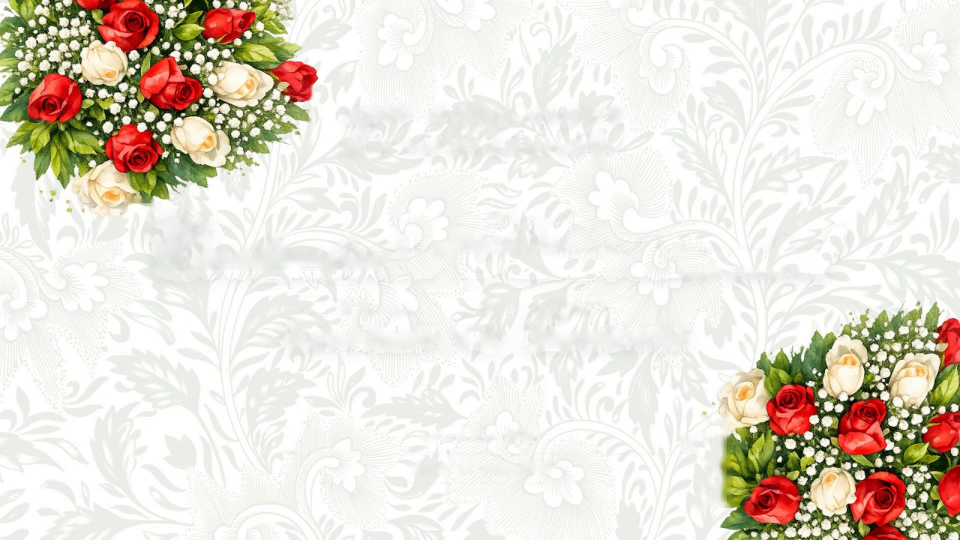
#> input picture projects/casamento-comunitario-15-08/cards/plate.png, 1920 x 1080 px (shown at 1/2 size)
$ python recolor_flowers.py
#> lines starting #> are read from the running program, lines starting #| are printed output that depends on the picture; after the words box and inside, x2 and y2 are one past the last pixel; in counts of white or black regions, pixels touching at a corner belong together
"""Troca as rosas vermelhas da placa floral por rosa e azul (as brancas ficam): cada rosa vermelha
(componente conexo de pixels vermelhos) vira rosa ou azul alternadamente, mantendo luz e sombra."""

from collections import deque
from pathlib import Path

import numpy as np
from PIL import Image

D = Path(__file__).parent
PINK_HUE, PINK_SAT = 335 / 360, 0.55
BLUE_HUE, BLUE_SAT = 215 / 360, 0.60


def rgb_to_hsv(rgb):
    r, g, b = rgb[..., 0], rgb[..., 1], rgb[..., 2]
    mx, mn = rgb.max(axis=2), rgb.min(axis=2)
    d = mx - mn + 1e-9
    h = np.where(mx == r, ((g - b) / d) % 6, np.where(mx == g, (b - r) / d + 2, (r - g) / d + 4)) / 6
    s = np.where(mx > 0, (mx - mn) / (mx + 1e-9), 0)
    return h, s, mx


def hsv_to_rgb(h, s, v):
    i = np.floor(h * 6).astype(int) % 6
    f = h * 6 - np.floor(h * 6)
    p, q, t = v * (1 - s), v * (1 - s * f), v * (1 - s * (1 - f))
    table = [(v, t, p), (q, v, p), (p, v, t), (p, q, v), (t, p, v), (v, p, q)]
    out = np.zeros(h.shape + (3,), dtype=np.float32)
    for k, (rr, gg, bb) in enumerate(table):
        m = i == k
        out[m] = np.stack([rr[m], gg[m], bb[m]], axis=1)
    return out


def label_components(mask):
    """Rótulos de componentes conexos (8 vizinhos) numa máscara pequena, por busca em largura."""
    h, w = mask.shape
    labels = np.zeros((h, w), dtype=np.int32)
    current = 0
    for y0 in range(h):
        for x0 in range(w):
            if not mask[y0, x0] or labels[y0, x0]:
                continue
            current += 1
            labels[y0, x0] = current
            queue = deque([(y0, x0)])
            while queue:
                y, x = queue.popleft()
                for dy in (-1, 0, 1):
                    for dx in (-1, 0, 1):
                        ny, nx = y + dy, x + dx
                        if 0 <= ny < h and 0 <= nx < w and mask[ny, nx] and not labels[ny, nx]:
                            labels[ny, nx] = current
                            queue.append((ny, nx))
    return labels, current


img = np.asarray(Image.open(D / "plate.png").convert("RGB")).astype(np.float32) / 255
h, s, v = rgb_to_hsv(img)
red = ((h < 0.06) | (h > 0.92)) & (s > 0.18) & (v > 0.12)  # inclui a borda desbotada das rosas
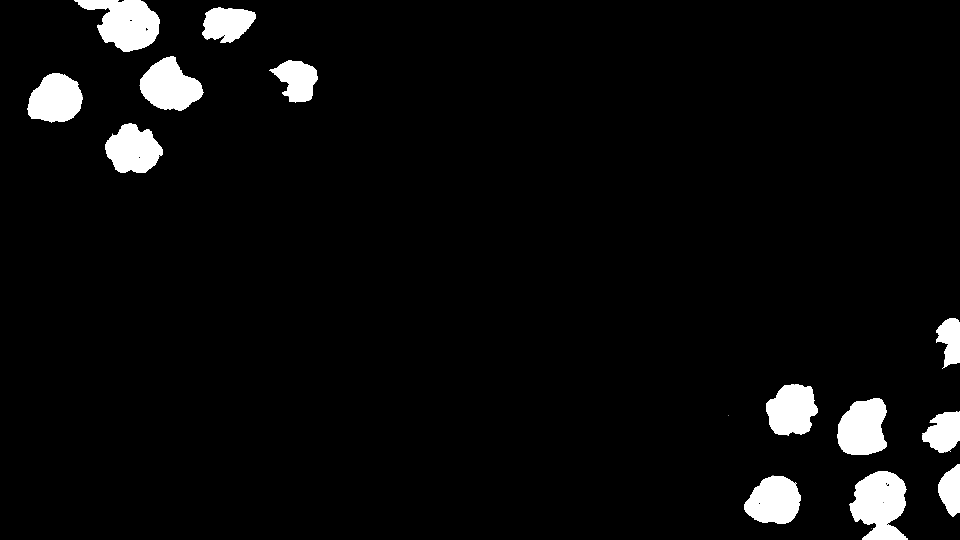
#> red: shape (1080, 1920) bool (shown at 1/2 size); 4.6% white; 29 white regions (16 under 20 px), largest, box (x1, y1, x2, y2) and area: (1698, 942, 1816, 1080) 11362, (148, 0, 320, 104) 10686, (279, 112, 408, 222) 9038
small = red[::4, ::4]
#> small: shape (270, 480) bool; 4.6% white; 13 white regions, largest, box (x1, y1, x2, y2) and area: (425, 236, 454, 270) 702, (37, 0, 80, 26) 680, (70, 28, 102, 56) 566
labels_small, n = label_components(small)
#> after the loop in label_components, `for y0 in range(h):`:
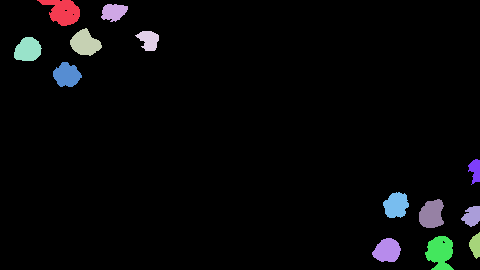
#> labels: shape (270, 480) int32; 14 distinct labels, from 0 to 13; one colour per label, 0 black
#> n = 13
labels = np.kron(labels_small, np.ones((4, 4), dtype=np.int32))[: red.shape[0], : red.shape[1]]
#> labels: shape (1080, 1920) int32; 14 distinct labels, from 0 to 13
sizes = np.bincount(labels_small.ravel())
#> sizes = [123697, 680, 348, 566, 318, 516, 509, 204, 501, 566, 278, 202, 702, 513]
print("rosas vermelhas encontradas:", n)
#| rosas vermelhas encontradas: 13
new_h, new_s = h.copy(), s.copy()
palette = [(PINK_HUE, PINK_SAT), (BLUE_HUE, BLUE_SAT)]
for k in range(1, n + 1):
    if sizes[k] < 6:  # respingos: tratam como rosa
        hue, sat = palette[0]
    else:
        hue, sat = palette[k % 2]
    m = red & (labels == k)
    new_h[m] = hue
    new_s[m] = s[m] * sat / 0.9  # rosas do desenho são muito saturadas; suaviza
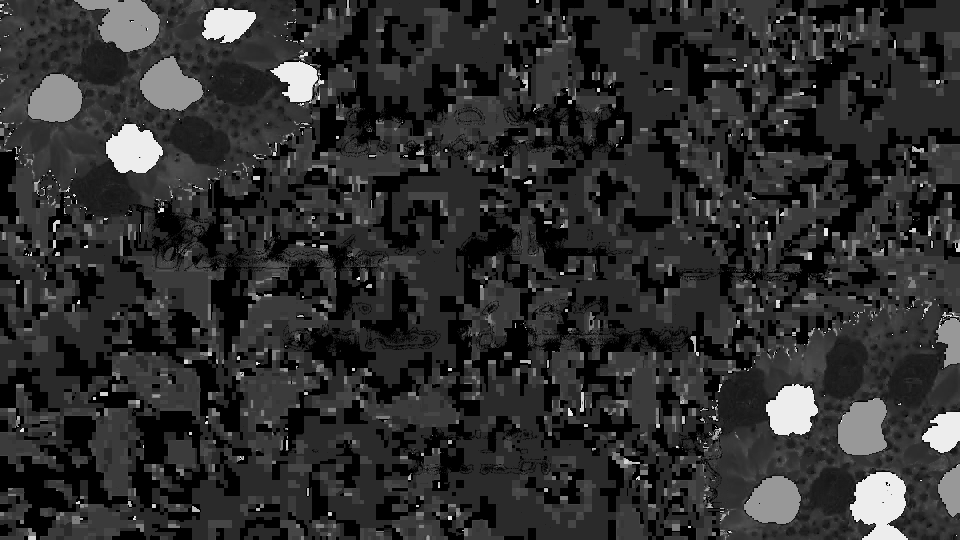
#> new_h: shape (1080, 1920) float32 (shown at 1/2 size); min 0, max 0.999, mean 0.184
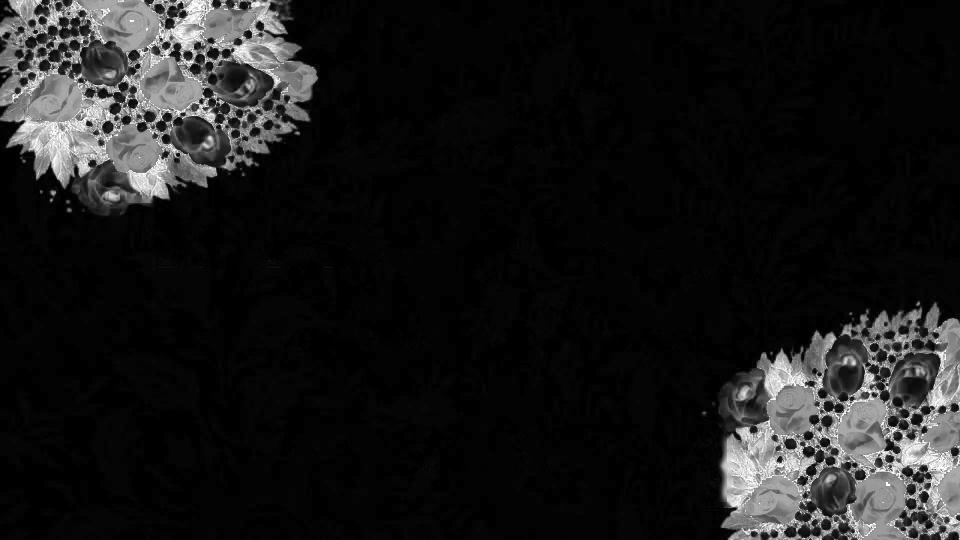
#> new_s: shape (1080, 1920) float32 (shown at 1/2 size); min 0, max 1, mean 0.0998
out = hsv_to_rgb(new_h, np.clip(new_s, 0, 1), v)
#> in hsv_to_rgb, `i = np.floor(h * 6).astype(int) % 6`:
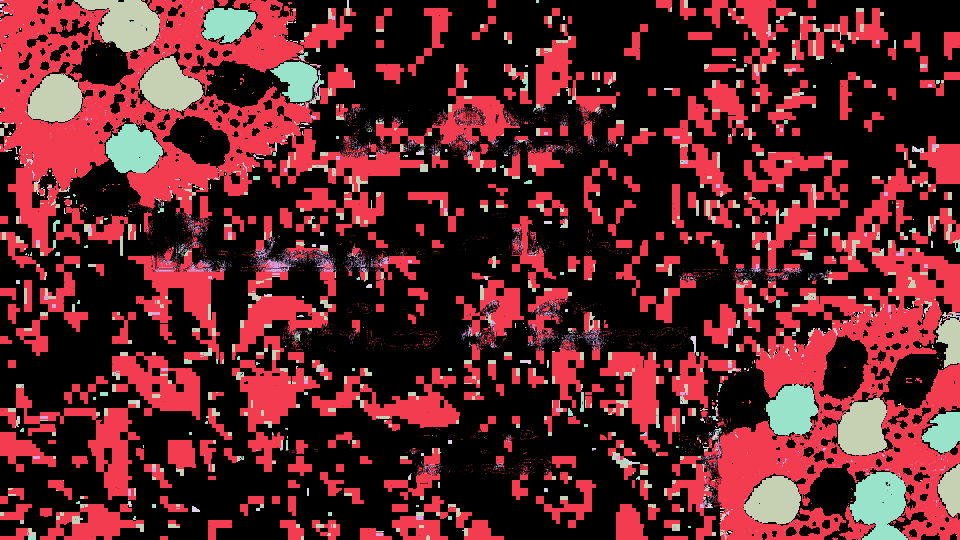
#> i: shape (1080, 1920) int64 (shown at 1/2 size); 6 distinct labels, from 0 to 5; one colour per label, 0 black
#> the loop in hsv_to_rgb, `for k, (rr, gg, bb) in enumerate(table):` made 6 passes
#> pass 1, in hsv_to_rgb, `m = i == k`:
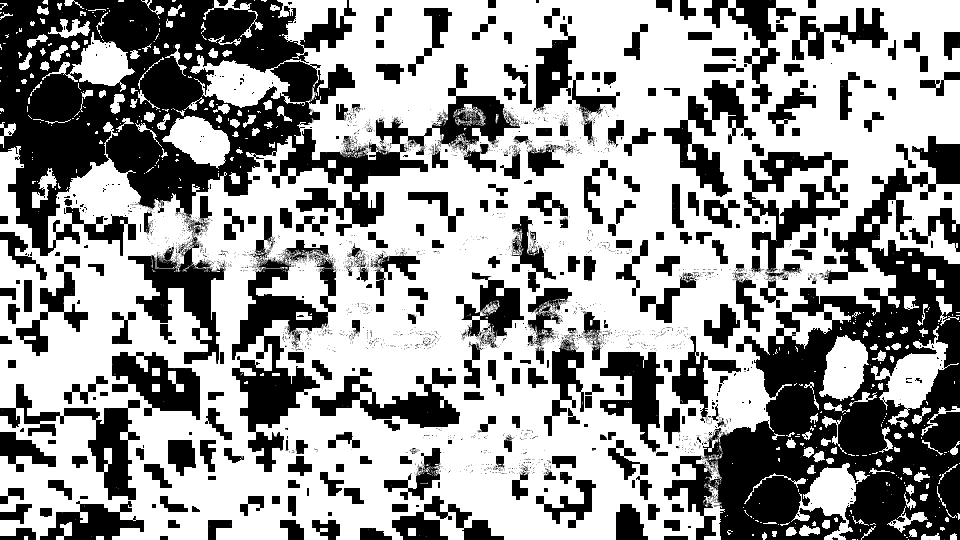
#> m: shape (1080, 1920) bool (shown at 1/2 size); 60.5% white; 2867 black regions (2544 under 20 px), largest, box (x1, y1, x2, y2) and area: (0, 0, 1040, 512) 221342, (1328, 272, 1920, 1080) 193404, (464, 432, 672, 944) 35877
#> after the loop in hsv_to_rgb, `for k, (rr, gg, bb) in enumerate(table):`:
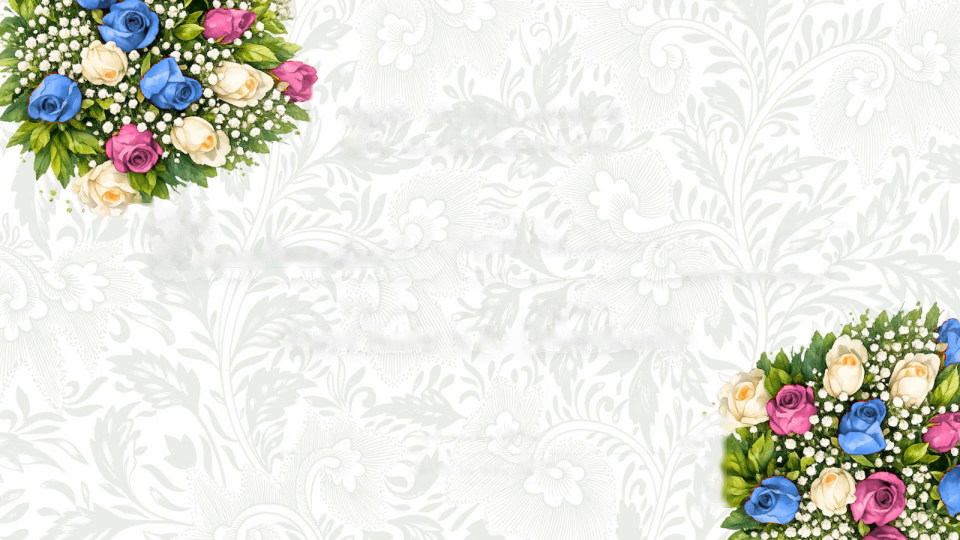
#> out: shape (1080, 1920, 3) float32 (shown at 1/2 size); mean of channels 0, 1, 2 0.888, 0.888, 0.86; drawn as R, G, B
# rosa fica um pouco mais claro, como rosa de verdade
Image.fromarray((np.clip(out, 0, 1) * 255).astype(np.uint8)).save(D / "plate_rosa_azul.png")
print("ok")
